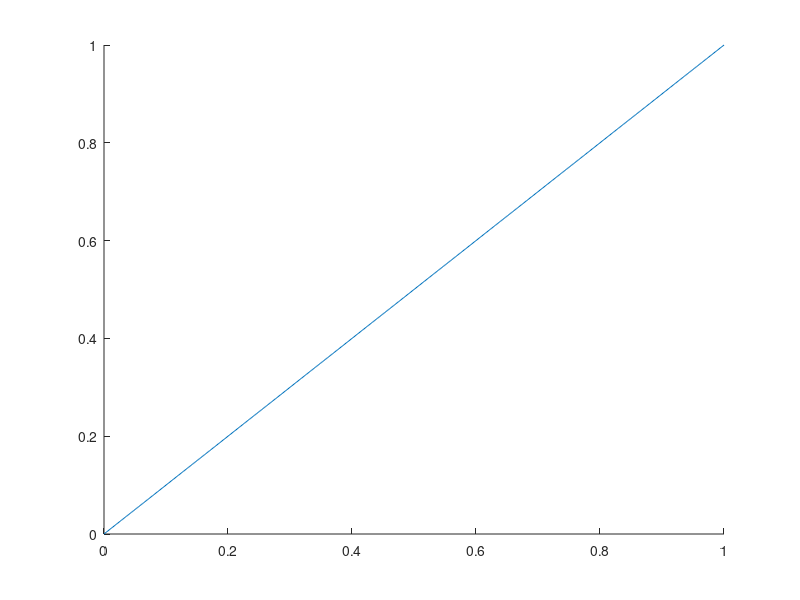

MATLAB code to generate this figure: (Note: this script raises an error after producing the figure.)
% clear all

N = 300;
ParamN = 50;
t = 0.5;
mu = -1.2;
mu_ran = ones(1,1)*(mu);
U_ran = ones(1,1) * 1.5;
U = U_ran(1);
J_ran = linspace(0, 1, ParamN);
% J_ran = ones(1,1) * 0.4;
V_ran = linspace(0.6, 1.5, ParamN);
V_ran = linspace(0, 1.5, ParamN);

Dend = 1;
Dinput = linspace(0, Dend, 500);


kx = linspace(-pi, pi, N+1);
ky = linspace(-pi, pi, N+1);
kx(end) = [];
ky(end) = [];
[kx, ky] = meshgrid(kx, ky);
kx = reshape(kx, [numel(kx), 1]);
ky = reshape(ky, [numel(ky), 1]);

qx = linspace(-pi, pi, N+1);qx(end)=[];
qy = qx;
[qx, qy] = meshgrid(qx, qy);
qx = reshape(qx, [numel(qx), 1]);
qy = reshape(qy, [numel(qy), 1]);
qx0line = qx(N * (N / 2) + 1 + N/2 : N * (N / 2 + 1));
qyline = qy(N * (N / 2) + 1  + N/2 : N * (N / 2 + 1));


epsilon = 1e-6;

gpk = sin(kx) + 1i * sin(ky);
gpka = abs(gpk) .^ 2;
gesk = cos(kx) + cos(ky);
geska = abs(gesk) .^ 2;
gdk = cos(kx) - cos(ky);
gdka = abs(gdk) .^ 2;

ek = - 2* t * cos(kx) - 2 * t * cos(ky);
%% s-wave
disp('start s-wave')
figure
hold on
plot(Dinput,Dinput)
for mmu = 1: length(mu_ran)
    mu = mu_ran(mmu);
    for j = 1: length(J_ran)

        J = J_ran(j);
        Jk = J .* sin(kx) .* sin(ky);

        for i = 1: length(Dinput)

            Delta = Dinput(i);

            [Ea, Da,~,mina] = singletgapsolver(ek, mu, Delta, Jk, U);
           

            Dsout(i) = Da;
            E0sout(i) = Ea;
            minEk_d(i) = mina;
            Dsout_arc(j, i) = Da;
            E0sout_arc(j, i) = Ea;

        end
        plot(Dinput,Dsout)

        [~ , I] = min(abs(Dsout ./ (Dinput + epsilon) - 1));
        if (Dsout(2) - 0) / (Dinput(2) - Dinput(1)) < 1
            I = 1;
            Ds = 0;
            E0s = E0sout(I);
            BFS = minEk_d(I);
        else
            Ds = Dinput(I);
            E0s = E0sout(I);
            BFS = minEk_d(I);
        end

        I_self(j) = I;
        Ds_self(j) = Ds;
        E0s_self(j) = E0s;
        BFSfinder(j) = BFS;
        % [~, ~, correla,~] = singletgapsolver(ek, mu, Ds, Jk, U);
        % correls_self(j,:,:) = reshape(correla,[N,N]);
    end
E0s_self = repmat(E0s_self, length(V_ran), 1);
BFSfinder = repmat(BFSfinder, length(V_ran), 1);
end
%% check?
[Ea, Da,~,mina] = singletgapsolver(ek, mu, Delta, Jk, U);
%% quasiparticle band structure and correlation and correlation suppressed area
ii=1;

figure
[Ek_u_test, Ek_d_test] = signeltEkJkMaker(kx, ky, ek, mu, Ds_self(ii), J_ran(ii),1);

surf(reshape(Ek_u_test,[N,N]))
hold on
surf(reshape(Ek_d_test,[N,N]))
zlim([-0.1,0]);view(2)
figure
surf(squeeze(correls_self(ii,:,:)));view(2)

for ii = 1: length(J_ran)
    [Ek_u_test, Ek_d_test] = signeltEkJkMaker(kx, ky, ek, mu, Ds_self(ii), J_ran(ii),1);

    Area_s(ii) = sum((Ek_u_test < 0) * 1) + sum((Ek_d_test < 0) * 1);
end
%% function

function [Ek_u, Ek_d] = signeltEkJkMaker(kx, ky, ek, mu, Delta, J,gka)
Jk = J * sin(kx) .* sin(ky);
Ek = sqrt((ek-mu).^2 + Delta^2*gka);
Ek_u = Ek + Jk;
Ek_d = Ek - Jk;
end

function [E0out, Dout,correl,minEk_d] = singletgapsolver(ek, mu, Delta, Jk, U)
Ek = sqrt((ek-mu).^2 + Delta^2);
Ek_u = Ek + Jk;
Ek_d = Ek - Jk;
ind_u = Ek_u > 0;
ind_d = Ek_d > 0;
Delta_k = U * Delta / 2 ./ Ek .* (ind_d - (~ind_u));
E_0_s_k = (ek - mu) - Ek + Delta^2 ./ Ek / 2 .* (ind_u - (~ind_d))...
    + Ek_u .* (~ind_u) + Ek_d .* (~ind_d);
correl = Delta ./ Ek / 2 .* (ind_u - (~ind_d));
Dout = mean(Delta_k, 'omitnan');
E0out = mean(E_0_s_k, 'omitnan');
minEk_d = min(Ek_d);
end

function [E0out, Dout,correl,minEk_d] = singletgapsolver_finiteTemp(ek, mu, Delta, Jk, U, T)
Ek = sqrt((ek-mu).^2 + Delta^2);
Ek_u = Ek + Jk;
Ek_d = Ek - Jk;
ind_u = Ek_u > 0;
ind_d = Ek_d > 0;
Delta_k = U * Delta / 4 ./ Ek .* (tanh(Ek_u/ 2 / T) + tanh(Ek_d / 2/ T));
E_0_s_k = (ek - mu) - Ek + Delta^2 ./ Ek / 4 .* (tanh(Ek_u/ 2 / T) + tanh(Ek_d / 2/ T))...
    + Ek_u .* (~ind_u) + Ek_d .* (~ind_d);
correl = Delta ./ Ek / 2 .* (tanh(Ek_u/ 2 / T) + tanh(Ek_d / 2/ T));
Dout = mean(Delta_k, 'omitnan');
E0out = mean(E_0_s_k, 'omitnan');
minEk_d = min(Ek_d);
end

function [E_0, Dffout,Ek] = FFgapsolver(Xi, La, Delta, U)
Ek = sqrt(Xi .^2 + Delta^2);
Ek_u = Ek + La;
Ek_d = Ek - La;

ind_u = Ek_u > 0;
ind_d = Ek_d > 0;
Delta_k = U * Delta /2 ./ Ek .* (ind_u - (~ind_d));

Dffout = mean(Delta_k);

E_0_k = Xi - Ek + Delta^2 ./ Ek /2 .* (ind_u -(~ind_d))...
    + Ek_u .* (~ind_u) + Ek_d .* (~ind_d);

E_0 = mean(E_0_k, 'omitnan');


% E1ff=mean(Xi - Ek - Delta^2 ./ Ek /2 .* (ind_u -(~ind_d)));
% E2ff=mean(Ek_u .* (~ind_u) + Ek_d .* (~ind_d));
end

function draw_gapstructure(gap_1, gap_2, N)
figure
hold on
plot([gap_1(N/2+1:N,N/2+1);gap_1(1,N/2+1:N)';flip(diag(gap_1(N/2+1:N,N/2+1:N)));diag(gap_1(N/2+1:-1:2,N/2+1:N));gap_1(1:N/2+1,1);gap_1(N/2+1,N:-1:N/2+1)'],'k','LineWidth',1)
plot([gap_2(N/2+1:N,N/2+1);gap_2(1,N/2+1:N)';flip(diag(gap_2(N/2+1:N,N/2+1:N)));diag(gap_2(N/2+1:-1:2,N/2+1:N));gap_2(1:N/2+1,1);gap_2(N/2+1,N:-1:N/2+1)'],'k','LineWidth',1)
plot([-gap_1(N/2+1:N,N/2+1);-gap_1(1,N/2+1:N)';flip(diag(-gap_1(N/2+1:N,N/2+1:N)));diag(-gap_1(N/2+1:-1:2,N/2+1:N));-gap_1(1:N/2+1,1);-gap_1(N/2+1,N:-1:51)'],'k','LineWidth',1)
plot([-gap_2(N/2+1:N,N/2+1);-gap_2(1,N/2+1:N)';flip(diag(-gap_2(N/2+1:N,N/2+1:N)));diag(-gap_2(N/2+1:-1:2,N/2+1:N));-gap_2(1:N/2+1,1);-gap_2(N/2+1,N:-1:N/2+1)'],'k','LineWidth',1)
plot(zeros(1,3*N+1),'k')
xticks([0 N/2 N 3*N/2 2*N 5*N/2 3*N])
xticklabels({'\Gamma', 'X', 'M','\Gamma','M', 'Y', '\Gamma'})
xlim([0 3*N])
ax1=gca;
ax1.XGrid='on';
ax1.GridAlpha=1;
% ax1.FontName='Times New Roman';
ax1.FontSize=12;
box on
end

function draw_toponodalstructure(mu,ek,Jk,D_self,N,gk,gka)
figure
hold on
surf(reshape(ek-mu,[N,N]),'FaceColor','r','EdgeColor','none')
surf(reshape(ek-mu,[N,N]),'FaceColor','b','EdgeColor','none')
surf(reshape((gk).^2,[N,N]),'FaceColor','k','EdgeColor','none')
surf(reshape(sqrt((ek - mu) .^2 + D_self ^2 * gka)+Jk,[N,N]),'FaceColor','m','EdgeColor','none')
surf(reshape(sqrt((ek - mu) .^2 + D_self ^2 * gka)-Jk,[N,N]),'FaceColor','c','EdgeColor','none')
% surf(reshape(Jk,[N,N]))
zlim([-0.01,0.01])
box on
end

function [ind1, ind2] = BFS_archiver(gap_1, gap_2)
ind1 = (gap_1 < 0.0001 & gap_1 < 0.001) * 1;
ind1(ind1==0) = NaN;
ind2 = (gap_2 < 0.0001 & gap_2 < 0.001) * 1;
ind2(ind2==0) = NaN;
end
